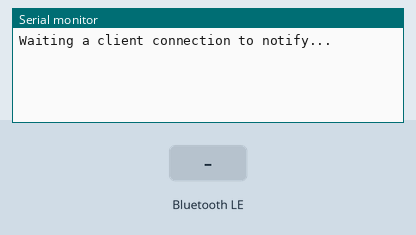
The program below on a simulated ESP32-C3. On the bench: the last lines printed to the serial monitor. Inputs (shaded band) come from the test bench. Nothing arrives over Bluetooth unless stated; a phone connects over Bluetooth LE 3 s after start.

Above: at 1.2 s.
1.3 s: Bluetooth LE write "1" received
At 2.3 s:
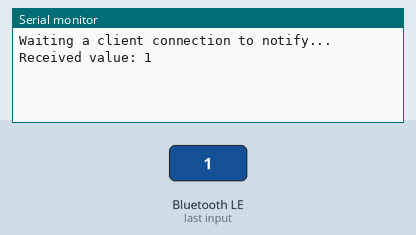
2.8 s: Bluetooth LE write "0" received
At 3.4 s:
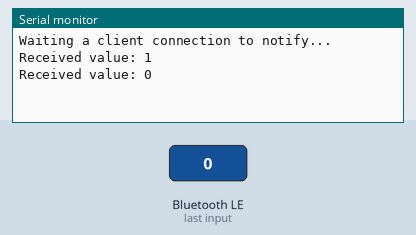
4.3 s: Bluetooth LE write "2" received
At 5.8 s:
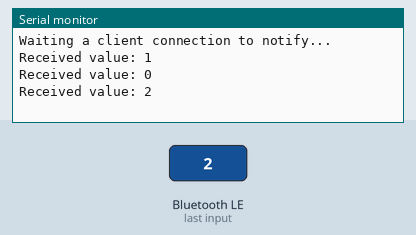

Measured:
- after the input at 1.3 s, the serial monitor: prints a new line after 0.05 s (image 1)
- after the input at 2.8 s, the serial monitor: prints a new line after 0.05 s (image 2)
- after the input at 4.3 s, the serial monitor: prints a new line after 0.05 s (image 3)

The program:

main.cpp
```cpp
/*
    Video: https://www.youtube.com/watch?v=oCMOYS71NIU
    Based on Neil Kolban example for IDF: https://github.com/nkolban/esp32-snippets/blob/master/cpp_utils/tests/BLE%20Tests/SampleNotify.cpp
    Ported to Arduino ESP32 by Evandro Copercini
    updated by chegewara

   Create a BLE server that, once we receive a connection, will send periodic notifications.
   The service advertises itself as: 4fafc201-1fb5-459e-8fcc-c5c9c331914b
   And has a characteristic of: beb5483e-36e1-4688-b7f5-ea07361b26a8

   The design of creating the BLE server is:
   1. Create a BLE Server
   2. Create a BLE Service
   3. Create a BLE Characteristic on the Service
   4. Create a BLE Descriptor on the characteristic
   5. Start the service.
   6. Start advertising.

   A connect hander associated with the server starts a background task that performs notification
   every couple of seconds.
*/
#include <Arduino.h>
#include <BLEDevice.h>
#include <BLEServer.h>
#include <BLEUtils.h>
#include <BLE2902.h>

BLEServer* pServer = NULL;
BLECharacteristic* pCharacteristic = NULL;
bool deviceConnected = false;
bool oldDeviceConnected = false;
uint32_t value = 0;

// See the following for generating UUIDs:
// https://www.uuidgenerator.net/

#define SERVICE_UUID        "4fafc201-1fb5-459e-8fcc-c5c9c331914b"
#define CHARACTERISTIC_UUID "beb5483e-36e1-4688-b7f5-ea07361b26a8"


class MyServerCallbacks: public BLEServerCallbacks {
    void onConnect(BLEServer* pServer) {
      deviceConnected = true;
    };

    void onDisconnect(BLEServer* pServer) {
      deviceConnected = false;
    }
};

class MyCallbacks: public BLECharacteristicCallbacks {
    void onWrite(BLECharacteristic *pCharacteristic) {
        std::string rxValue = pCharacteristic->getValue();

        if (rxValue.length() > 0) {
            Serial.print("Received value: ");
            Serial.println(rxValue.c_str());
        }
    }
};


void setup() {
  Serial.begin(115200);

  // Create the BLE Device
  BLEDevice::init("ESP32");

  // Create the BLE Server
  pServer = BLEDevice::createServer();
  pServer->setCallbacks(new MyServerCallbacks());

  // Create the BLE Service
  BLEService *pService = pServer->createService(SERVICE_UUID);

  // Create a BLE Characteristic
  pCharacteristic = pService->createCharacteristic(
                      CHARACTERISTIC_UUID,
                      BLECharacteristic::PROPERTY_READ   |
                      BLECharacteristic::PROPERTY_WRITE  |
                      BLECharacteristic::PROPERTY_NOTIFY |
                      BLECharacteristic::PROPERTY_INDICATE
                    );

  // https://www.bluetooth.com/specifications/gatt/viewer?attributeXmlFile=org.bluetooth.descriptor.gatt.client_characteristic_configuration.xml
  // Create a BLE Descriptor
  pCharacteristic->addDescriptor(new BLE2902());
  // ÉèÖÃÐ´Èë»Øµ÷
  pCharacteristic->setCallbacks(new MyCallbacks());
  // Start the service
  pService->start();

  // Start advertising
  BLEAdvertising *pAdvertising = BLEDevice::getAdvertising();
  pAdvertising->addServiceUUID(SERVICE_UUID);
  pAdvertising->setScanResponse(false);
  pAdvertising->setMinPreferred(0x0);  // set value to 0x00 to not advertise this parameter
  BLEDevice::startAdvertising();
  Serial.println("Waiting a client connection to notify...");
}

void loop() {
    // notify changed value
    if (deviceConnected) {
        // pCharacteristic->setValue((uint8_t*)&value, 4);
        // pCharacteristic->notify();
        // value++;
        delay(3); // bluetooth stack will go into congestion, if too many packets are sent, in 6 hours test i was able to go as low as 3ms
    }
    // disconnecting
    if (!deviceConnected && oldDeviceConnected) {
        delay(500); // give the bluetooth stack the chance to get things ready
        pServer->startAdvertising(); // restart advertising
        Serial.println("start advertising");
        oldDeviceConnected = deviceConnected;
    }
    // connecting
    if (deviceConnected && !oldDeviceConnected) {
        // do stuff here on connecting
        oldDeviceConnected = deviceConnected;
    }
}
```
